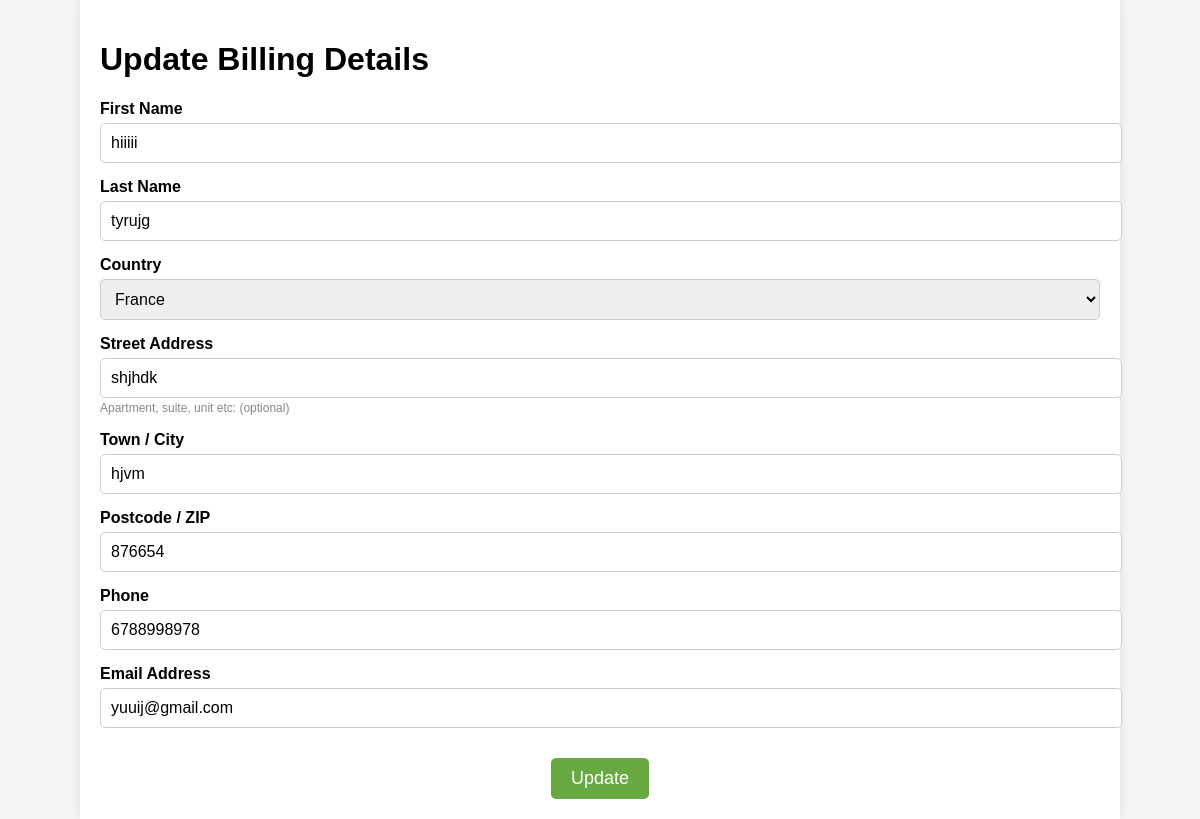
The page /billing-details/update/21/ (signed in) on the database its author committed.
### warehouse/models.py (models this page shows, shortened)
class BillingDetail(models.Model):
    user = models.ForeignKey(settings.AUTH_USER_MODEL, on_delete=models.CASCADE, related_name='billing_details')
    first_name = models.CharField(max_length=100, validators=[MinLengthValidator(2)], blank=False)
    last_name = models.CharField(max_length=100, validators=[MinLengthValidator(2)], blank=False)
    country = models.CharField(max_length=100, blank=False)
    street_address = models.CharField(max_length=255, blank=False)
    city = models.CharField(max_length=100, blank=False)
    postcode = models.CharField(max_length=20, blank=False, validators=[
        RegexValidator(
            regex=r'^\d{4,10}$',
            message='Postcode must be a number between 4 and 10 digits.'
        )
    ])
    phone = models.CharField(max_length=20, blank=False, validators=[
        RegexValidator(
            regex=r'^\+?\d{9,15}$',
            message='Phone number must be entered in the format, eg: +918541744560. Up to 15 digits allowed.'
        )
    ])
    email = models.EmailField(blank=False)
    created_at = models.DateTimeField(auto_now_add=True)

### warehouse/views.py (the view, shortened to what this page needs)
# urls.py: path('billing-details/update/<int:pk>/', update_billing_details, name='update_billing_details'),
@login_required
@cache_control(no_cache=True, must_revalidate=True, no_store=True)
def update_billing_details(request, pk):
    billing_details = get_object_or_404(BillingDetail, pk=pk)
    return render(request, 'update_billing_details.html', {'billing_details': billing_details})

### warehouse/templates/update_billing_details.html (shortened to what this page needs)
{% load static %}
<!DOCTYPE html>
<html lang="en">
<head>
</head>
<body>
    <div class="container">
    <h1>Update Billing Details</h1>
    <form method="POST" action="{% url 'update_billing_details' billing_details.pk %}">
        <div class="form-group">
            <label for="first-name">First Name</label>
            <input type="text" id="first-name" name="first-name" value="{{ billing_details.first_name }}" required>
        </div>
        <div class="form-group">
            <label for="last-name">Last Name</label>
            <input type="text" id="last-name" name="last-name" value="{{ billing_details.last_name }}" required>
        </div>
        <div class="form-group">
            <label for="country">Country</label>
            <select id="country" name="country" required>
                <option value="france" {% if billing_details.country == 'France' %}selected{% endif %}>France</option>
            </select>
        </div>
        <div class="form-group">
            <label for="street-address">Street Address</label>
            <input type="text" id="street-address" name="street-address" value="{{ billing_details.street_address }}" required>
            <span>Apartment, suite, unit etc: (optional)</span>
        </div>
        <div class="form-group">
            <label for="city">Town / City</label>
            <input type="text" id="city" name="city" value="{{ billing_details.city }}" required>
        </div>
        <div class="form-group">
            <label for="postcode">Postcode / ZIP </label>
            <input type="text" id="postcode" name="postcode" value="{{ billing_details.postcode }}" required>
        </div>
        <div class="form-group">
            <label for="phone">Phone</label>
            <input type="text" id="phone" name="phone" value="{{ billing_details.phone }}" required>
        </div>
        <div class="form-group">
            <label for="email">Email Address</label>
            <input type="email" id="email" name="email" value="{{ billing_details.email }}" required>
        </div>
        <div class="place-order">
            <button type="submit" class="register-button">Update</button>
        </div>
    </form>
    </div>
</body>
</html>

### warehouse/templates/update_billing_details.html (style rules this page uses)
body { font-family: Arial, sans-serif; margin: 0; padding: 0; background-color: #f5f5f5; }
.container { max-width: 1000px; margin: 0 auto; padding: 20px; background-color: #fff; box-shadow: 0 0 10px rgba(0, 0, 0, 0.1); }
form { margin-top: 20px; }
.form-group { margin-bottom: 15px; }
.form-group label { display: block; margin-bottom: 5px; font-weight: bold; }
.form-group input, .form-group select, .form-group textarea { width: 100%; padding: 10px; border: 1px solid #ccc; border-radius: 5px; font-size: 16px; }
.form-group span { font-size: 12px; color: #888; }
.place-order { text-align: center; margin-top: 30px; }
.place-order button { background-color: #68a942; color: white; padding: 10px 20px; border: none; border-radius: 5px; cursor: pointer; font-size: 18px; }

### rows shown on the page
BillingDetail: first-name "hiiiii", last-name "tyrujg", street-address "shjhdk", city "hjvm", postcode "876654", phone "6788998978", email "yuuij@gmail.com"
